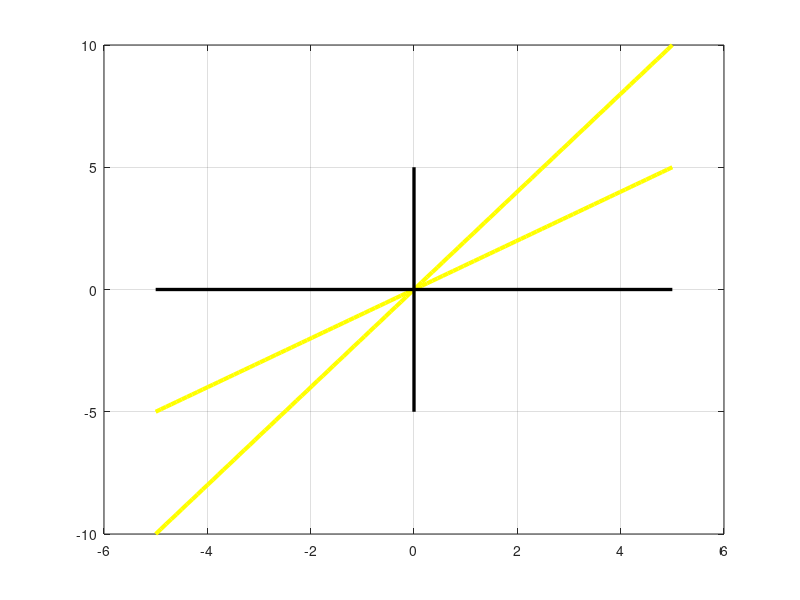

This chart was generated by the following MATLAB code: (Note: this script raises an error after producing the figure.)
f1 = inline('x','x')
f2 = inline('2*x','x')

A=-5; B=5; 
x1=linspace(A,B,100);
y1=f1(x1);
plot(x1,y1,'y','Linewidth',3) %Constructia graficului  functiei f

grid on
hold on

x2=linspace(A,B,100);
y2=f2(x2);
plot(x2,y2,'y','Linewidth',3) %Constructia graficului  functiei f


plot([A B], [0 0],'k','Linewidth',2.4) %Reprezentarea axei Ox
plot([0 0], [A B],'k','Linewidth',2.4); %Reprezentarea axei Oy

[xi,yi] = polyxpoly(x1,y1,x2,y2);
mapshow(xi,yi,'DisplayType' ,'point','Marker','o')


patch([0 5 5],[0 10 5],0.2);

xlabel('x')
ylabel('y')
